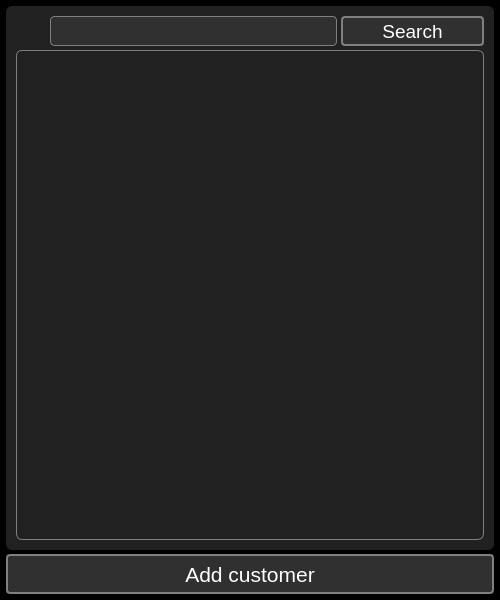
<?xml version="1.0" encoding="UTF-8"?>
<ui version="4.0">
 <class>GetClientDialog</class>
 <widget class="QDialog" name="GetClientDialog">
  <property name="geometry">
   <rect>
    <x>0</x>
    <y>0</y>
    <width>500</width>
    <height>600</height>
   </rect>
  </property>
  <property name="minimumSize">
   <size>
    <width>500</width>
    <height>600</height>
   </size>
  </property>
  <property name="maximumSize">
   <size>
    <width>500</width>
    <height>600</height>
   </size>
  </property>
  <property name="windowTitle">
   <string>Find a client</string>
  </property>
  <property name="windowIcon">
   <iconset resource="../../resources.qrc">
    <normaloff>:/PNG/IMG/vcard.png</normaloff>:/PNG/IMG/vcard.png</iconset>
  </property>
  <property name="styleSheet">
   <string notr="true">QMainWindow{
background-color: #000000;
}

QWidget{
background-color: #000000;
}

QGroupBox{
background-color: #212121;
border: none;
padding: 4px;
border-radius: 6px;
color: white;
}

QPushButton{
background-color: #303030;
border: 2px solid gray;
border-radius: 4px;
color: white;
}
QPushButton:hover{
border-color: white;
}

QLineEdit{
background-color: #303030;
border: 1px solid gray;
border-radius: 4px;
color: white;
}
QLineEdit:focus{
border-color: white;
}

QTextEdit{
background-color: #303030;
border: 1px solid gray;
border-radius: 4px;
color: white;
}
QTextEdit:focus{
border-color: white;
}

QLabel{
color: white;
background: transparent;
}

QListWidget{
background: transparent;
border: 1px solid gray;
border-radius: 6px;
padding: 6px;
}
QListWidget::item{
background-color: rgba(255,255,255,50);
border: none;
color: white;
border-radius: 6px;
padding: 6px;
margin-top: 6px;
}
QListWidget::item:hover{
background-color: rgba(255,255,255,100);
}

QCheckBox{
background: transparent;
color: white;
}
QCheckBox::indicator{
width:24px;
height: 24px;
border: 1px solid gray;
border-radius: 4px;
}
QCheckBox::indicator:hecked{
image: url(:/PNG/IMG/done.png);
}
QCheckBox::indicator:unchecked{
image: none;
}

QTabWidget::pane{
background: transparent;
border: none;
padding: 4px;
border-radius: 6px;
}
QTabBar::tab{
background-color: #303030;
border: 2px solid gray;
border-radius: 4px;
color: white;
padding-left: 6px;
padding-right: 6px;
padding-top: 3px;
padding-bottom: 3px;
margin-left: 2px;
}
QTabBar::tab:hover{
border-color: white;
}
QTabBar::tab:selected{
border-color: white;
}

QScrollBar:vertical {        
border: none;
width:14px;
background-color: #212121;
margin: 0px 0px 0px 0px;
padding-left: 6px;
}
QScrollBar::handle:vertical{
background: gray;
border-radius: 4px;
min-height: 20px;
}
QScrollBar::add-line:vertical {
background-color: #212121;
height: 0px;
subcontrol-position: bottom;
subcontrol-origin: margin;
}
QScrollBar::sub-line:vertical {
background-color: #212121;
height: 0 px;
subcontrol-position: top;
subcontrol-origin: margin;
}
QScrollBar::add-page:vertical{
background-color: #212121;
}
QScrollBar::sub-page:vertical{
background-color: #212121;
}

QScrollBar:horizontal {        
border: none;
height:14px;
background-color: #212121;
margin: 0px 0px 0px 0px;
padding-top: 6px;
}
QScrollBar::handle:horizontal{
background: gray;
border-radius: 4px;
min-width: 20px;
}
QScrollBar::add-line:horizontal {
background-color: #212121;
height: 0px;
subcontrol-position: bottom;
subcontrol-origin: margin;
}
QScrollBar::sub-line:horizontal {
background-color: #212121;
height: 0 px;
subcontrol-position: top;
subcontrol-origin: margin;
}
QScrollBar::add-page:horizontal{
background-color: #212121;
}
QScrollBar::sub-page:horizontal{
background-color: #212121;
}

QComboBox{
background-color: #303030;
border: 1px solid gray;
border-radius: 4px;
color: white;
}
QComboBox QAbstractItemView{
color: white;
background-color: black;
}

QTableView{
background-color: #212121;
border: 1px solid gray;
border-radius: 6px;
color: white;
}

QDoubleSpinBox{
background-color: #303030;
border: 1px solid gray;
border-radius: 4px;
color: white;
}</string>
  </property>
  <layout class="QGridLayout" name="gridLayout">
   <property name="leftMargin">
    <number>6</number>
   </property>
   <property name="topMargin">
    <number>6</number>
   </property>
   <property name="rightMargin">
    <number>6</number>
   </property>
   <property name="bottomMargin">
    <number>6</number>
   </property>
   <property name="spacing">
    <number>4</number>
   </property>
   <item row="0" column="0">
    <widget class="QGroupBox" name="groupBox">
     <property name="title">
      <string/>
     </property>
     <layout class="QGridLayout" name="gridLayout_2">
      <property name="leftMargin">
       <number>6</number>
      </property>
      <property name="topMargin">
       <number>6</number>
      </property>
      <property name="rightMargin">
       <number>6</number>
      </property>
      <property name="bottomMargin">
       <number>6</number>
      </property>
      <property name="spacing">
       <number>4</number>
      </property>
      <item row="0" column="1" colspan="2">
       <widget class="QLineEdit" name="lineEdit_search">
        <property name="minimumSize">
         <size>
          <width>0</width>
          <height>30</height>
         </size>
        </property>
        <property name="font">
         <font>
          <pointsize>14</pointsize>
         </font>
        </property>
        <property name="focusPolicy">
         <enum>Qt::StrongFocus</enum>
        </property>
       </widget>
      </item>
      <item row="0" column="3">
       <widget class="QPushButton" name="pushButton_search">
        <property name="minimumSize">
         <size>
          <width>0</width>
          <height>30</height>
         </size>
        </property>
        <property name="font">
         <font>
          <pointsize>14</pointsize>
         </font>
        </property>
        <property name="focusPolicy">
         <enum>Qt::ClickFocus</enum>
        </property>
        <property name="text">
         <string>Search</string>
        </property>
       </widget>
      </item>
      <item row="0" column="0">
       <widget class="QLabel" name="label_search_icon">
        <property name="minimumSize">
         <size>
          <width>30</width>
          <height>30</height>
         </size>
        </property>
        <property name="maximumSize">
         <size>
          <width>30</width>
          <height>30</height>
         </size>
        </property>
        <property name="text">
         <string>&lt;html&gt;&lt;head/&gt;&lt;body&gt;&lt;p align=&quot;center&quot;&gt;&lt;img src=&quot;:/PNG/IMG/search.png&quot; width=&quot;30&quot; height=&quot;30&quot;/&gt;&lt;/p&gt;&lt;/body&gt;&lt;/html&gt;</string>
        </property>
       </widget>
      </item>
      <item row="1" column="0" colspan="4">
       <widget class="QListWidget" name="listWidget_results">
        <property name="font">
         <font>
          <pointsize>12</pointsize>
         </font>
        </property>
        <property name="focusPolicy">
         <enum>Qt::ClickFocus</enum>
        </property>
       </widget>
      </item>
     </layout>
    </widget>
   </item>
   <item row="1" column="0">
    <widget class="QPushButton" name="pushButton_add_client">
     <property name="minimumSize">
      <size>
       <width>0</width>
       <height>40</height>
      </size>
     </property>
     <property name="font">
      <font>
       <pointsize>16</pointsize>
      </font>
     </property>
     <property name="focusPolicy">
      <enum>Qt::ClickFocus</enum>
     </property>
     <property name="text">
      <string>Add customer</string>
     </property>
     <property name="icon">
      <iconset resource="../../resources.qrc">
       <normaloff>:/PNG/IMG/add.png</normaloff>:/PNG/IMG/add.png</iconset>
     </property>
     <property name="iconSize">
      <size>
       <width>32</width>
       <height>32</height>
      </size>
     </property>
    </widget>
   </item>
  </layout>
 </widget>
 <resources>
  <include location="../../resources.qrc"/>
 </resources>
 <connections/>
</ui>
